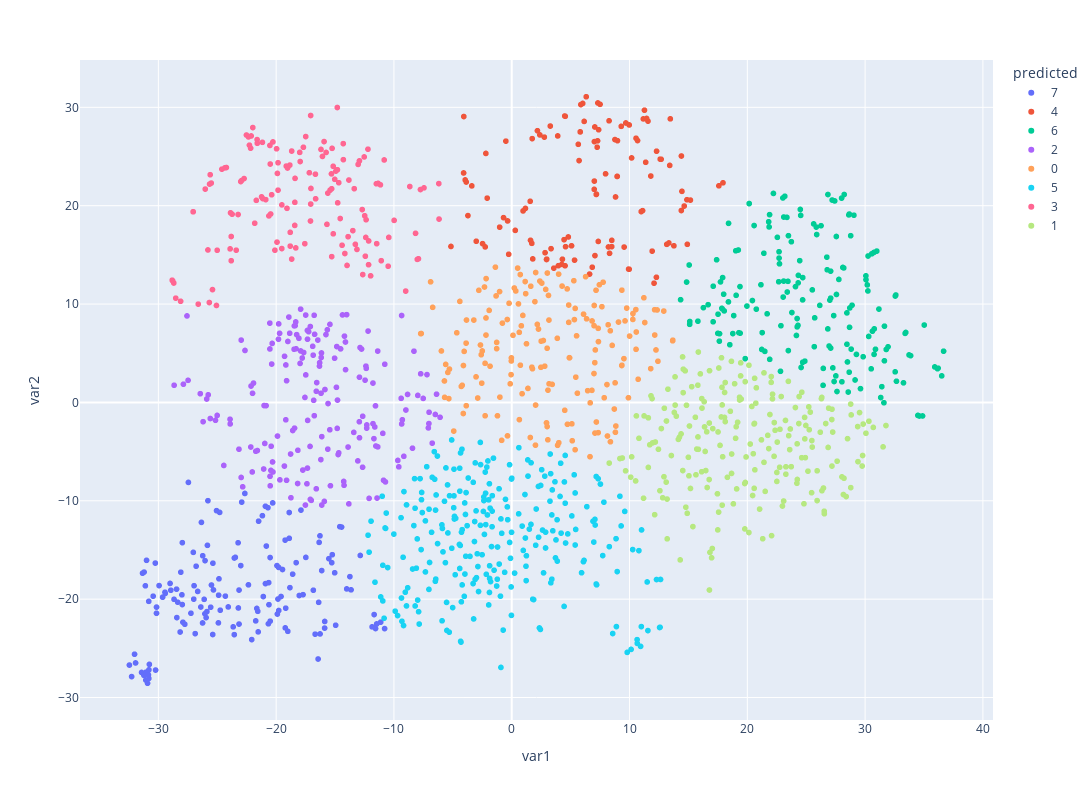

The notebook cell saved with this chart:
### Code cell
from sklearn.cluster import KMeans
from sklearn.metrics import silhouette_score

temp = df[['var1','var2',]].to_numpy()
kmeans = KMeans(n_clusters=8).fit_predict(temp)

df['predicted'] = kmeans
df['predicted'] = df['predicted'].astype(str)
fig = px.scatter(df, x="var1", y="var2", color="predicted", hover_data=['img_path'])
fig.update_layout(
    autosize=False,
    width=1200,
    height=800)
fig.show()
# df

### Figure 1 — Plotly figure (JSON) as saved in the notebook; plotly's stock layout.template omitted (floating-point values rounded to 4 significant figures; data arrays with more than 128 entries replaced by an {"elided": "..."} marker saying what was removed)
{"data": [{"customdata": {"elided": "149x1 str values"}, "hovertemplate": "predicted=7<br>var1=%{x}<br>var2=%{y}<br>img_path=%{customdata[0]}<extra></extra>", "legendgroup": "7", "marker": {"color": "#636efa", "symbol": "circle"}, "mode": "markers", "name": "7", "showlegend": true, "type": "scattergl", "x": {"elided": "149 float values"}, "xaxis": "x", "y": {"elided": "149 float values"}, "yaxis": "y"}, {"customdata": [["./images\\ArtDeco\\bernardo-marques_antonio-ferro-mundo-novo-capa.jpg"], ["./images\\ArtDeco\\bernardo-marques_fernanda-de-castro-cidade-em-flor-capa-1924.jpg"], ["./images\\ArtDeco\\erte_costume-for-casanova.jpg"], ["./images\\ArtDeco\\erte_spring-fashions.jpg"], ["./images\\ArtDeco\\zinaida-serebriakova_portrait-of-e-i-zolotarevskii-in-childhood-1922.jpg"], ["./images\\Cubism\\david-burliuk_japan-and-america-1921.jpg"], ["./images\\Cubism\\david-burliuk_three-woman-1930.jpg"], ["./images\\Cubism\\fernand-leger_woman-with-flower-portrait-study-1920.jpg"], ["./images\\Cubism\\kazimir-malevich_carpenter-1911.jpg"], ["./images\\Cubism\\kazimir-malevich_lady-at-the-poster-column-1914.jpg"], ["./images\\Cubism\\louis-marcoussis_la-table-1927.jpg"], ["./images\\Cubism\\louis-schanker_football-1941.jpg"], ["./images\\Cubism\\marc-chagall_the-soldier-drinks-1912.jpg"], ["./images\\Cubism\\olexandr-archipenko_mask-1911.jpg"], ["./images\\Cubism\\pablo-picasso_seated-man-with-his-arms-crossed-1915.jpg"], ["./images\\Cubism\\pyotr-konchalovsky_portrait-of-a-violinist-grigory-fedorovich-romashkov-1918-1.jpg"], ["./images\\Cubism\\pyotr-konchalovsky_violinist-1918.jpg"], ["./images\\Cubism\\saul-steinberg_head-1929.jpg"], ["./images\\Japonism\\edouard-vuillard_the-avenue.jpg"], ["./images\\Japonism\\ernst-ludwig-kirchner_dodo-with-a-japanese-umbrella.jpg"], ["./images\\Japonism\\hiroshige_autumn-flowers-in-front-of-full-moon.jpg"], ["./images\\Japonism\\hiroshige_chrysanthemums.jpg"], ["./images\\Japonism\\hiroshige_crane-in-waves-1835.jpg"], ["./images\\Japonism\\hiroshige_crayfish-and-two-shrimps-1845.jpg"], ["./images\\Japonism\\hiroshige_moon-swallows-and-peach-blossoms.jpg"], ["./images\\Japonism\\ito-jakuchu_birds-animals-and-flowering-plants-in-imaginary-scene-2.jpg"], ["./images\\Japonism\\ito-jakuchu_fuyo-soukeizu.jpg"], ["./images\\Japonism\\ito-jakuchu_plum-blossoms-and-cranes.jpg"], ["./images\\Japonism\\ito-jakuchu_tiger-1755.jpg"], ["./images\\Japonism\\ito-shinsui_morning-at-kambayashi-1948.jpg"], ["./images\\Japonism\\katsushika-hokusai_a-woman-ghost-appeared-from-a-well.jpg"], ["./images\\Japonism\\katsushika-hokusai_asakusa-honganji-temple-in-th-eastern-capital.jpg"], ["./images\\Japonism\\katsushika-hokusai_cherry-blossoms-and-warbler.jpg"], ["./images\\Japonism\\katsushika-hokusai_drawing-of-man-resting-on-axe-and-carrying-part-of-tree-trunk-on-his-back.jpg"], ["./images\\Japonism\\katsushika-hokusai_falcon-in-flight.jpg"], ["./images\\Japonism\\katsushika-hokusai_flowers-and-water-lilies-in-the-mangwe-tome.jpg"], ["./images\\Japonism\\katsushika-hokusai_gale-to-asajigahara.jpg"], ["./images\\Japonism\\katsushika-hokusai_minister-toru.jpg"], ["./images\\Japonism\\katsushika-hokusai_porcelain-pot-with-open-fan.jpg"], ["./images\\Japonism\\katsushika-hokusai_the-coast-of-seven-leages-in-kamakura.jpg"], ["./images\\Japonism\\katsushika-hokusai_the-festival-of-lanterns-on-temma-bridge-1834.jpg"], ["./images\\Japonism\\katsushika-hokusai_the-fuji-reflects-in-lake-kawaguchi-seen-from-the-misaka-pass-in-the-kai-province.jpg"], ["./images\\Japonism\\katsushika-hokusai_the-kazusa-sea-route.jpg"], ["./images\\Japonism\\katsushika-hokusai_two-mice-one-lying-on-the-ground-with-head-resting-on-forepaws.jpg"], ["./images\\Japonism\\keisai-eisen_a-couple-1827.jpg"], ["./images\\Japonism\\keisai-eisen_butterfly-and-gourd.jpg"], ["./images\\Japonism\\keisai-eisen_flower-arranging-1820.jpg"], ["./images\\Japonism\\kitagawa-utamaro_courtesan-karakot.jpg"], ["./images\\Japonism\\kitagawa-utamaro_the-hour-of-the-dragon.jpg"], ["./images\\Japonism\\paul-jacoulet_belle-de-yap-et-orchidees-ouest-carolines-1934.jpg"], ["./images\\Japonism\\paul-jacoulet_la-cruche-mongolie.jpg"], ["./images\\Japonism\\paul-jacoulet_la-geisha-kiyoka-tokyo-1953.jpg"], ["./images\\Japonism\\paul-jacoulet_la-tresseuse-de-paniers-remoue-yap-1948.jpg"], ["./images\\Japonism\\tsukioka-yoshitoshi_postal-tengu.jpg"], ["./images\\Japonism\\tsukioka-yoshitoshi_songoku-the-monkey-king-and-the-jewelled-hare-by-the-moon-1891.jpg"], ["./images\\Japonism\\utagawa-kunisada_not_detected_240316.jpg"], ["./images\\Japonism\\utagawa-kunisada_not_detected_240379.jpg"], ["./images\\Japonism\\utagawa-kunisada_seascape.jpg"], ["./images\\Japonism\\utagawa-kuniyoshi_benkei-holdin-a-halberd.jpg"], ["./images\\Japonism\\utagawa-kuniyoshi_catfish.jpg"], ["./images\\Japonism\\utagawa-kuniyoshi_samurai-yazama-kihei-mitsunobu.jpg"], ["./images\\Japonism\\utagawa-kuniyoshi_women-24.jpg"], ["./images\\Japonism\\utagawa-sadatora_hanamurasaki-of-thetamaya.jpg"], ["./images\\cartoon\\011.jpg"], ["./images\\cartoon\\1314924322-20.jpg"], ["./images\\cartoon\\13728611833234598506.jpg"], ["./images\\cartoon\\2010062416162654.jpg"], ["./images\\cartoon\\47713.jpg"], ["./images\\cartoon\\51b81f56ee15283311.jpg"], ["./images\\cartoon\\608-01089397w.jpg"], ["./images\\cartoon\\952441_133603958666YQ.jpg"], ["./images\\cartoon\\Autumn_Saver_6371.jpg"], ["./images\\cartoon\\Bart-Simpson-Animation-Cartoon-Movie.jpg"], ["./images\\cartoon\\Cartoon-Kal-full.jpg"], ["./images\\cartoon\\Disney-Valentines-Day-Mulan-Wallpaper.jpg"], ["./images\\cartoon\\F5S001.jpg"], ["./images\\cartoon\\Fondo-de-pantalla-Manga-2.jpg"], ["./images\\cartoon\\FreeGreatPicture.com-21660-cartoon-childhood-dream.jpg"], ["./images\\cartoon\\Genshiken_-_anime_screenshot.jpg"], ["./images\\cartoon\\Japanese_cartoon_3f_07.jpg"], ["./images\\cartoon\\Kids-1.jpg"], ["./images\\cartoon\\Kids-2.jpg"], ["./images\\cartoon\\N64_NA_SouthPark.jpg"], ["./images\\cartoon\\Nezha-Conquers-the-Dragon-King2.jpg"], ["./images\\cartoon\\ScreenShot002.jpg"], ["./images\\cartoon\\Sleeping-Beauty.jpg"], ["./images\\cartoon\\Snow-White-Aurora-Jasmine-disney-princess-17324013-1024-768.jpg"], ["./images\\cartoon\\Vector_illustration_of_Happy_family_Fapp_04.jpg"], ["./images\\cartoon\\astro-boy-cartoon-10-2-s-307x512.jpg"], ["./images\\cartoon\\bg001.jpg"], ["./images\\cartoon\\cartoon-bear-scene-40.jpg"], ["./images\\cartoon\\chibi-maruko-screenshot-03-serie-dibujos-anime-japanese-cartoon-show.jpg"], ["./images\\cartoon\\daily-cartoon-131119-465.jpg"], ["./images\\cartoon\\depositphotos_29165579-Cartoon-street-map-seamless-pattern.jpg"], ["./images\\cartoon\\download (1).jpg"], ["./images\\cartoon\\free_islamic_cartoon_screensaver-567782.jpg"], ["./images\\cartoon\\kids-tv-shows-movies-2-0-s-307x512.jpg"], ["./images\\cartoon\\mamhua.jpg"], ["./images\\cartoon\\manhua2.jpg"], ["./images\\cartoon\\manhua3.jpg"], ["./images\\cartoon\\noddy_cartoon.jpg"], ["./images\\cartoon\\popb100916.jpg"], ["./images\\cartoon\\rainbow.jpg"], ["./images\\cartoon\\rapunzel-tower-23516250.jpg"], ["./images\\cartoon\\scene_.jpg"], ["./images\\cartoon\\scene_cartoon_by_eydam.jpg"], ["./images\\cartoon\\school_hair_cartoon.jpg"], ["./images\\cartoon\\sfondocolombacartoonsandmovies.jpg"], ["./images\\cartoon\\simpsonsintronew.jpg"], ["./images\\cartoon\\southparkboys_medium.jpg"], ["./images\\cartoon\\stag_night_cartoon.jpg"], ["./images\\cartoon\\stock-vector-cartoon-street-in-winter-40035562.jpg"], ["./images\\cartoon\\stock-vector-farm-illustration-funny-cartoon-and-vector-scene-43613791.jpg"], ["./images\\cartoon\\stock-vector-summer-fairytale-town-street-cartoon-85532080.jpg"], ["./images\\cartoon\\street_57895.jpg"], ["./images\\cartoon\\trees.jpg"], ["./images\\cartoon\\unnamed.jpg"]], "hovertemplate": "predicted=4<br>var1=%{x}<br>var2=%{y}<br>img_path=%{customdata[0]}<extra></extra>", "legendgroup": "4", "marker": {"color": "#EF553B", "symbol": "circle"}, "mode": "markers", "name": "4", "showlegend": true, "type": "scattergl", "x": [8.812, 12.08, 2.767, -2.197, -4.07, 1.737, 6.834, -4.087, 8.211, -3.953, 15.17, 14.87, 10.99, -0.4972, 8.492, 8.489, 9.543, 12.28, -3.39, 7.348, 13.34, 13.77, 1.594, 7.067, 1.705, 14.64, -1.025, 0.3012, 9.922, 14.4, -0.6962, -2.477, 13.16, 4.302, 11.92, 2.97, 3.576, -0.3525, 14.91, -2.253, -2.083, -0.2579, -3.012, 2.83, 4.443, 2.953, 1.784, 8.303, 4.803, 1.164, 4.569, 1.567, 0.9606, -3.718, 5.331, 9.971, 3.337, -5.16, 3.961, 6.606, 4.528, 4.252, 5.075, 3.272, 9.974, 7.313, 4.546, 7.002, 10.55, 7.966, 13.41, 7.253, 11.57, 11.45, 6.024, 14.45, 9.688, 7.377, -3.863, 7.053, 12.6, 12.68, 8.975, 7.498, 17.94, 6.324, 6.149, 4.499, 5.868, 11.37, 5.716, 14.4, 2.39, 7.175, 5.813, 11.27, 13.46, 8.959, 10.68, 10.18, 8.263, 17.59, 5.649, 3.904, 12.3, 7.287, 8.941, 7.018, 11.11, 9.298, 7.012, 7.192, 8.761, 2.181, 11.81, 5.813, 11.17], "xaxis": "x", "y": [20.89, 12.12, 26.97, 25.31, 29.07, 26.82, 13.74, 23.33, 15.8, 22.62, 20.57, 20.61, 19.4, 26.56, 16.48, 15.84, 15.8, 12.72, 22.01, 16.37, 16.21, 15.92, 16.48, 14.93, 16.17, 19.97, 17.82, 17.49, 13.56, 19.51, 18.79, 16.15, 16.07, 14.56, 15.38, 14.57, 13.65, 18.45, 16.08, 15.81, 20.77, 15.06, 16.39, 15.22, 16.55, 14.53, 14.59, 15.16, 16.82, 19.72, 15.83, 20.45, 19.47, 18.99, 14.47, 13.54, 15.63, 15.86, 13.9, 13.05, 13.89, 14.03, 15.92, 28.1, 28.21, 30.44, 29.09, 21.66, 26.86, 23.24, 24.1, 25.95, 28.6, 28.87, 30.4, 21.46, 28.41, 27.72, 22.41, 28.0, 24.73, 24.72, 26.61, 30.3, 22.33, 31.08, 28.57, 29.12, 30.28, 24.41, 24.59, 25.05, 27.19, 21.14, 27.5, 29.71, 28.83, 22.98, 26.62, 24.86, 28.63, 22.02, 26.24, 27.09, 25.54, 26.59, 22.98, 26.52, 19.5, 28.07, 22.5, 21.17, 26.72, 27.62, 23.02, 27.5, 28.82], "yaxis": "y"}, {"customdata": {"elided": "175x1 str values"}, "hovertemplate": "predicted=6<br>var1=%{x}<br>var2=%{y}<br>img_path=%{customdata[0]}<extra></extra>", "legendgroup": "6", "marker": {"color": "#00cc96", "symbol": "circle"}, "mode": "markers", "name": "6", "showlegend": true, "type": "scattergl", "x": {"elided": "175 float values"}, "xaxis": "x", "y": {"elided": "175 float values"}, "yaxis": "y"}, {"customdata": {"elided": "182x1 str values"}, "hovertemplate": "predicted=2<br>var1=%{x}<br>var2=%{y}<br>img_path=%{customdata[0]}<extra></extra>", "legendgroup": "2", "marker": {"color": "#ab63fa", "symbol": "circle"}, "mode": "markers", "name": "2", "showlegend": true, "type": "scattergl", "x": {"elided": "182 float values"}, "xaxis": "x", "y": {"elided": "182 float values"}, "yaxis": "y"}, {"customdata": {"elided": "178x1 str values"}, "hovertemplate": "predicted=0<br>var1=%{x}<br>var2=%{y}<br>img_path=%{customdata[0]}<extra></extra>", "legendgroup": "0", "marker": {"color": "#FFA15A", "symbol": "circle"}, "mode": "markers", "name": "0", "showlegend": true, "type": "scattergl", "x": {"elided": "178 float values"}, "xaxis": "x", "y": {"elided": "178 float values"}, "yaxis": "y"}, {"customdata": {"elided": "260x1 str values"}, "hovertemplate": "predicted=5<br>var1=%{x}<br>var2=%{y}<br>img_path=%{customdata[0]}<extra></extra>", "legendgroup": "5", "marker": {"color": "#19d3f3", "symbol": "circle"}, "mode": "markers", "name": "5", "showlegend": true, "type": "scattergl", "x": {"elided": "260 float values"}, "xaxis": "x", "y": {"elided": "260 float values"}, "yaxis": "y"}, {"customdata": {"elided": "144x1 str values"}, "hovertemplate": "predicted=3<br>var1=%{x}<br>var2=%{y}<br>img_path=%{customdata[0]}<extra></extra>", "legendgroup": "3", "marker": {"color": "#FF6692", "symbol": "circle"}, "mode": "markers", "name": "3", "showlegend": true, "type": "scattergl", "x": {"elided": "144 float values"}, "xaxis": "x", "y": {"elided": "144 float values"}, "yaxis": "y"}, {"customdata": {"elided": "217x1 str values"}, "hovertemplate": "predicted=1<br>var1=%{x}<br>var2=%{y}<br>img_path=%{customdata[0]}<extra></extra>", "legendgroup": "1", "marker": {"color": "#B6E880", "symbol": "circle"}, "mode": "markers", "name": "1", "showlegend": true, "type": "scattergl", "x": {"elided": "217 float values"}, "xaxis": "x", "y": {"elided": "217 float values"}, "yaxis": "y"}], "layout": {"autosize": false, "height": 800, "legend": {"title": {"text": "predicted"}, "tracegroupgap": 0}, "margin": {"t": 60}, "width": 1200, "xaxis": {"anchor": "y", "domain": [0, 1], "title": {"text": "var1"}}, "yaxis": {"anchor": "x", "domain": [0, 1], "title": {"text": "var2"}}}}
